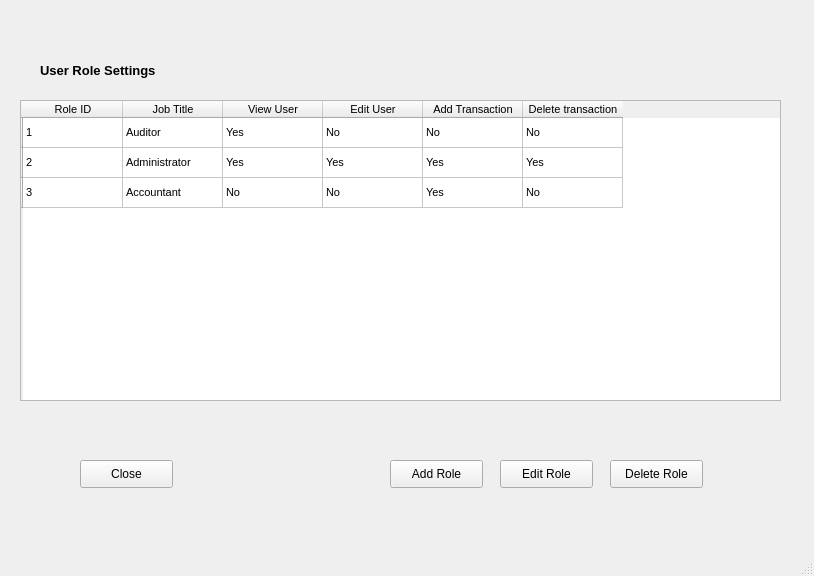
<?xml version="1.0" encoding="UTF-8"?>
<ui version="4.0">
 <class>MainWindow</class>
 <widget class="QMainWindow" name="MainWindow">
  <property name="geometry">
   <rect>
    <x>0</x>
    <y>0</y>
    <width>814</width>
    <height>576</height>
   </rect>
  </property>
  <property name="windowTitle">
   <string>MainWindow</string>
  </property>
  <widget class="QWidget" name="centralwidget">
   <widget class="QLabel" name="label">
    <property name="geometry">
     <rect>
      <x>40</x>
      <y>60</y>
      <width>181</width>
      <height>21</height>
     </rect>
    </property>
    <property name="font">
     <font>
      <pointsize>10</pointsize>
      <weight>75</weight>
      <bold>true</bold>
     </font>
    </property>
    <property name="text">
     <string>User Role Settings</string>
    </property>
   </widget>
   <widget class="QPushButton" name="pushButton">
    <property name="geometry">
     <rect>
      <x>390</x>
      <y>460</y>
      <width>93</width>
      <height>28</height>
     </rect>
    </property>
    <property name="text">
     <string>Add Role</string>
    </property>
   </widget>
   <widget class="QPushButton" name="pushButton_7">
    <property name="geometry">
     <rect>
      <x>80</x>
      <y>460</y>
      <width>93</width>
      <height>28</height>
     </rect>
    </property>
    <property name="text">
     <string>Close</string>
    </property>
   </widget>
   <widget class="QPushButton" name="pushButton_2">
    <property name="geometry">
     <rect>
      <x>500</x>
      <y>460</y>
      <width>93</width>
      <height>28</height>
     </rect>
    </property>
    <property name="text">
     <string>Edit Role</string>
    </property>
   </widget>
   <widget class="QTableWidget" name="tableWidget">
    <property name="geometry">
     <rect>
      <x>20</x>
      <y>100</y>
      <width>761</width>
      <height>301</height>
     </rect>
    </property>
    <property name="sizePolicy">
     <sizepolicy hsizetype="Maximum" vsizetype="MinimumExpanding">
      <horstretch>12</horstretch>
      <verstretch>0</verstretch>
     </sizepolicy>
    </property>
    <property name="font">
     <font>
      <pointsize>8</pointsize>
     </font>
    </property>
    <property name="lineWidth">
     <number>1</number>
    </property>
    <property name="cornerButtonEnabled">
     <bool>true</bool>
    </property>
    <attribute name="horizontalHeaderVisible">
     <bool>true</bool>
    </attribute>
    <attribute name="horizontalHeaderMinimumSectionSize">
     <number>49</number>
    </attribute>
    <attribute name="verticalHeaderHighlightSections">
     <bool>true</bool>
    </attribute>
    <row>
     <property name="text">
      <string/>
     </property>
    </row>
    <row>
     <property name="text">
      <string/>
     </property>
    </row>
    <row>
     <property name="text">
      <string/>
     </property>
    </row>
    <column>
     <property name="text">
      <string>Role ID</string>
     </property>
    </column>
    <column>
     <property name="text">
      <string>Job Title</string>
     </property>
    </column>
    <column>
     <property name="text">
      <string>View User</string>
     </property>
    </column>
    <column>
     <property name="text">
      <string>Edit User</string>
     </property>
    </column>
    <column>
     <property name="text">
      <string>Add Transaction</string>
     </property>
    </column>
    <column>
     <property name="text">
      <string>Delete transaction</string>
     </property>
    </column>
    <item row="0" column="0">
     <property name="text">
      <string>1</string>
     </property>
    </item>
    <item row="0" column="1">
     <property name="text">
      <string>Auditor</string>
     </property>
    </item>
    <item row="0" column="2">
     <property name="text">
      <string>Yes</string>
     </property>
    </item>
    <item row="0" column="3">
     <property name="text">
      <string>No</string>
     </property>
    </item>
    <item row="0" column="4">
     <property name="text">
      <string>No</string>
     </property>
    </item>
    <item row="0" column="5">
     <property name="text">
      <string>No</string>
     </property>
    </item>
    <item row="1" column="0">
     <property name="text">
      <string>2</string>
     </property>
    </item>
    <item row="1" column="1">
     <property name="text">
      <string>Administrator</string>
     </property>
    </item>
    <item row="1" column="2">
     <property name="text">
      <string>Yes</string>
     </property>
    </item>
    <item row="1" column="3">
     <property name="text">
      <string>Yes</string>
     </property>
    </item>
    <item row="1" column="4">
     <property name="text">
      <string>Yes</string>
     </property>
    </item>
    <item row="1" column="5">
     <property name="text">
      <string>Yes</string>
     </property>
    </item>
    <item row="2" column="0">
     <property name="text">
      <string>3</string>
     </property>
    </item>
    <item row="2" column="1">
     <property name="text">
      <string>Accountant</string>
     </property>
    </item>
    <item row="2" column="2">
     <property name="text">
      <string>No</string>
     </property>
    </item>
    <item row="2" column="3">
     <property name="text">
      <string>No</string>
     </property>
    </item>
    <item row="2" column="4">
     <property name="text">
      <string>Yes</string>
     </property>
    </item>
    <item row="2" column="5">
     <property name="text">
      <string>No</string>
     </property>
    </item>
   </widget>
   <widget class="QPushButton" name="pushButton_3">
    <property name="geometry">
     <rect>
      <x>610</x>
      <y>460</y>
      <width>93</width>
      <height>28</height>
     </rect>
    </property>
    <property name="text">
     <string>Delete Role</string>
    </property>
   </widget>
  </widget>
  <widget class="QMenuBar" name="menubar">
   <property name="geometry">
    <rect>
     <x>0</x>
     <y>0</y>
     <width>814</width>
     <height>26</height>
    </rect>
   </property>
  </widget>
  <widget class="QStatusBar" name="statusbar"/>
 </widget>
 <resources/>
 <connections/>
</ui>
